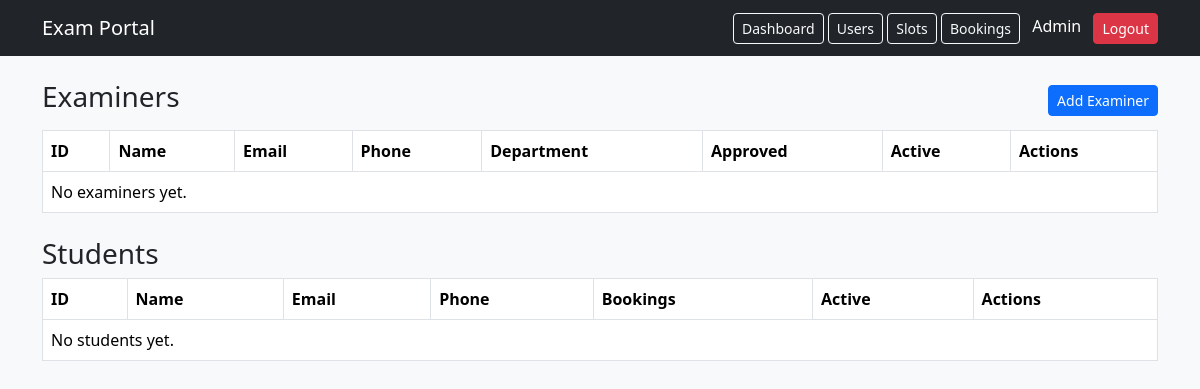
/admin/users (signed in), run on an earlier commit of the app's database.
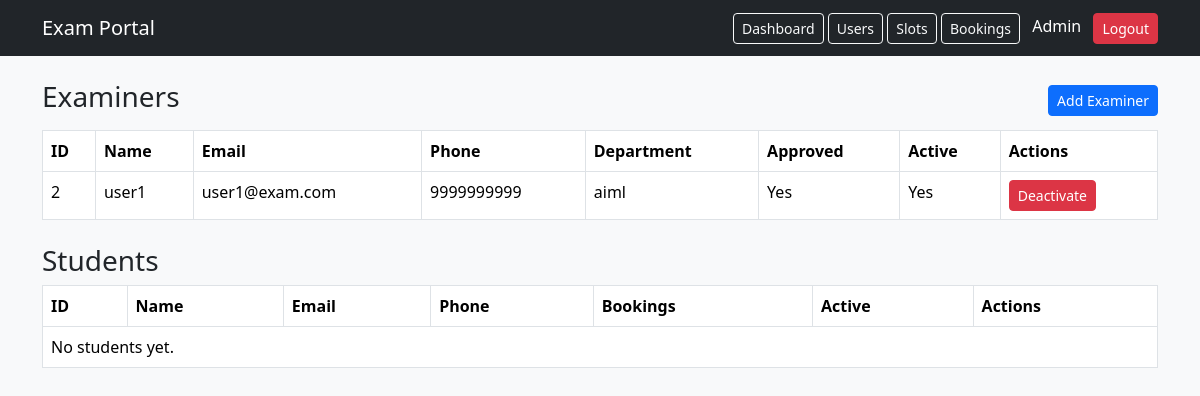
And on a later commit of the database.
### models.py (models this page shows)
class User(db.Model):
    __tablename__ = "users"
    __table_args__ = (
    db.CheckConstraint(
        "length(phone) = 10",
        name="check_phone_length"
    ),
    )
    id = db.Column(db.Integer, primary_key=True)
    name = db.Column(db.String(100), nullable=False)
    email = db.Column(db.String(100), unique=True, nullable=False)
    password_hash = db.Column(db.String(200), nullable=False)
    phone = db.Column(db.String(15), nullable=False)
    approved = db.Column(db.Boolean, default=True)
    active = db.Column(db.Boolean, default=True)
    created_at = db.Column(db.DateTime, default=datetime.utcnow)
    role = db.Column(
    db.Enum(Role),
    nullable=False
    )
    examiner_profile = db.relationship("ExaminerProfile", backref="user", uselist=False, lazy=True)
    assigned_exams = db.relationship("Examination", backref="assigned_examiner", lazy=True)
    slots = db.relationship("ExamSlot", backref="examiner", lazy=True)
    bookings = db.relationship("Booking", backref="student", lazy=True)

class ExaminerProfile(db.Model):
    __tablename__ = "examiner_profiles"
    id = db.Column(db.Integer, primary_key=True)
    user_id = db.Column(db.Integer, db.ForeignKey("users.id"), unique=True, nullable=False)
    department = db.Column(db.String(100), nullable=False)
    designation = db.Column(db.String(100))

### app.py (the view)
@app.route("/admin/users")
def admin_users():
    if session.get("role") != "ADMIN":
        flash("Unauthorized access.", "danger")
        return redirect(url_for("login"))
    examiners = User.query.filter_by(role=Role.EXAMINER).all()
    students = User.query.filter_by(role=Role.STUDENT).all()
    return render_template("admin_users.html", examiners=examiners, students=students)

### app.py (called while the page is built)
@app.before_request
def check_active_user():
    user_id = session.get("user_id")
    if user_id:
        user = User.query.get(user_id)
        if user is None or not user.active:
            session.clear()
            flash("Your account has been deactivated.", "danger")
            return redirect(url_for("login"))

### templates/admin_users.html (shortened to what this page needs)
{% extends "base.html" %}
{% block content %}
<div class="d-flex justify-content-between align-items-center">
    <h3>Examiners</h3>
    <a href="{{ url_for('add_examiner') }}" class="btn btn-primary btn-sm">Add Examiner</a>
</div>
<table class="table table-bordered bg-white mt-2">
    <tr>
        <th>ID</th><th>Name</th><th>Email</th><th>Phone</th><th>Department</th><th>Approved</th><th>Active</th><th>Actions</th>
    </tr>
    {% for e in examiners %}
    <tr>
        <td>{{ e.id }}</td>
        <td>{{ e.name }}</td>
        <td>{{ e.email }}</td>
        <td>{{ e.phone }}</td>
        <td>{{ e.examiner_profile.department if e.examiner_profile }}</td>
        <td>{{ "Yes" if e.approved else "No" }}</td>
        <td>{{ "Yes" if e.active else "No" }}</td>
        <td>
            {% if e.active %}
            <form method="POST" action="{{ url_for('deactivate_user', user_id=e.id) }}" class="d-inline">
                <button type="submit" class="btn btn-danger btn-sm">Deactivate</button>
            </form>
            {% else %}
            <form method="POST" action="{{ url_for('activate_user', user_id=e.id) }}" class="d-inline">
                <button type="submit" class="btn btn-secondary btn-sm">Activate</button>
            </form>
            {% endif %}
        </td>
    </tr>
    {% else %}
    <tr><td colspan="8">No examiners yet.</td></tr>
    {% endfor %}
</table>
<h3 class="mt-4">Students</h3>
<table class="table table-bordered bg-white mt-2">
    <tr>
        <th>ID</th><th>Name</th><th>Email</th><th>Phone</th><th>Bookings</th><th>Active</th><th>Actions</th>
    </tr>
    {% for s in students %}
    <tr>
        <td>{{ s.id }}</td>
        <td>{{ s.name }}</td>
        <td>{{ s.email }}</td>
        <td>{{ s.phone }}</td>
        <td>{{ s.bookings|length }}</td>
        <td>{{ "Yes" if s.active else "No" }}</td>
        <td>
            {% if s.active %}
            <form method="POST" action="{{ url_for('deactivate_user', user_id=s.id) }}" class="d-inline">
                <button type="submit" class="btn btn-danger btn-sm">Deactivate</button>
            </form>
            {% else %}
            <form method="POST" action="{{ url_for('activate_user', user_id=s.id) }}" class="d-inline">
                <button type="submit" class="btn btn-secondary btn-sm">Activate</button>
            </form>
            {% endif %}
        </td>
    </tr>
    {% else %}
    <tr><td colspan="7">No students yet.</td></tr>
    {% endfor %}
</table>
{% endblock %}

### templates/base.html (shortened to what this page needs)
<!DOCTYPE html>
<html lang="en">
    <head>
        <link href="{{ url_for('static', filename='bootstrap.min.css') }}" rel="stylesheet">
    </head>
    <body class="bg-light">
        <nav class="navbar navbar-dark bg-dark">
            <div class="container">
                <a class="navbar-brand" href="{{ url_for('home') }}">Exam Portal</a>
                <div>
                    {% if session.get("user_id") %}
                        {% if session.get("role") == "ADMIN" %}
                            <a class="btn btn-sm btn-outline-light" href="{{ url_for('admin_dashboard') }}">Dashboard</a>
                            <a class="btn btn-sm btn-outline-light" href="{{ url_for('admin_users') }}">Users</a>
                            <a class="btn btn-sm btn-outline-light" href="{{ url_for('admin_slots') }}">Slots</a>
                            <a class="btn btn-sm btn-outline-light" href="{{ url_for('admin_bookings') }}">Bookings</a>
                        {% elif session.get("role") == "EXAMINER" %}
                            <a class="btn btn-sm btn-outline-light" href="{{ url_for('examiner_dashboard') }}">Dashboard</a>
                            <a class="btn btn-sm btn-outline-light" href="{{ url_for('examiner_profile') }}">Profile</a>
                        {% else %}
                            <a class="btn btn-sm btn-outline-light" href="{{ url_for('student_dashboard') }}">Dashboard</a>
                        {% endif %}
                        <span class="text-white mx-2">{{ session.get("name") }}</span>
                        <a class="btn btn-sm btn-danger" href="{{ url_for('logout') }}">Logout</a>
                    {% else %}
                        <a class="btn btn-sm btn-outline-light" href="{{ url_for('login') }}">Login</a>
                        <a class="btn btn-sm btn-light" href="{{ url_for('register') }}">Register</a>
                    {% endif %}
                </div>
            </div>
        </nav>
        <div class="container mt-4">
            {% block content %}{% endblock %}
        </div>
    </body>
    </html>

What changed in the data, as far as the page shows it:
added User: id "2", name "user1", email "user1@exam.com", phone "9999999999", examiner_profile "aiml", approved "Yes", active "Yes"
Also different on the page:
text no longer shown: "No examiners yet."
